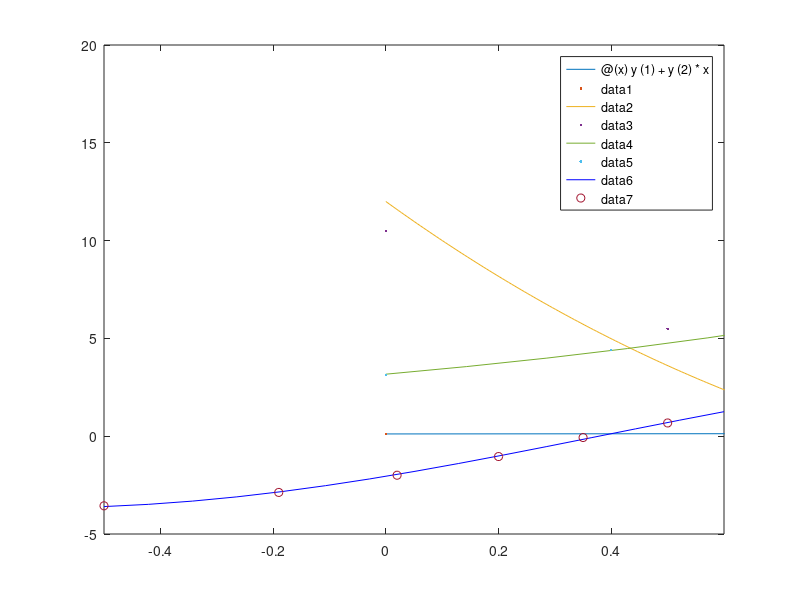

MATLAB code to generate this figure:
%% Ajuste Lineal
b = [0.12; 0.153; 0.17; 0.225; 0.26];
m = [0,2,3,6,7]
A = [1 0; 1 2; 1 3; 1 6; 1 7];
C = A'*A
v = A'*b
y = C\v
g = @(x) y(1)+y(2)*x
fplot(g,[0,8])
hold on
plot(m,b,'.')
%% Ajuste Polinomial de grado 3
n = 0:0.5:5;
w = [10.5; 5.4844; 0; -3.6094; -4.5; -2.9531; 0; 2.9531; 4.5; 3.6094; 0];
for i=1:11
    B(i,1)=n(i)^3;
    B(i,2)=n(i)^2;
    B(i,3)=n(i);
    B(i,4)=1;
end
p = B\w
r = @(x) p(4)+p(3)*x+p(2)*x^2+p(1)*x^3
fplot(r,[0,5])
hold on
plot(n,w,'.')
%% Problema no lineal reducible a lineal
% En este caso haremos un ajuste exponencial
n = 0:0.4:2;
m = [3.1437, 4.4169, 6.0203, 8.6512, 11.0078, 16.2161];
% El ajuste es a una función f(x)=a*exp(b*x)
% Para lo cual aplicaremos ln función inversa a la exponencial
for i=1:6
    L(1,i) = log(m(i));
end
I = L';
for i=1:6
    G(i,1)=1;
    G(i,2)=n(i);
end
t = G\I;
a=exp(t(1));
b=t(2);
h = @(x) a*exp(b*x);
fplot(h,[0,2])
hold on
plot(n,m,'.')
%% Ajuste ejercicio propuesto
x = [-0.5, -0.19, 0.02, 0.2, 0.35, 0.5];
y = [-3.558, -2.874, -1.995, -1.04, -0.068, 0.677];
% Se quiere hacer un ajuste tal que la función sea de la forma
% a*sin(pi*x/2)+b*cos(pi*x/2)
A=[sin(pi*x'/2) cos(pi*x'/2)]
t=A\y'
j = @(x) t(1)*(sin((pi*x)/2))+t(2)*(cos((pi*x)/2))
fplot(j,[-0.5,0.6],'b')
hold on
plot(x,y,'o')
%% Ejercicio anterior como le gusta al ayudante
T = [-0.5 -0.19 0.02 0.2 0.35 0.5;
    -3.558 -2.874 -1.995 -1.04 -0.068 0.677]
phi0 = @(x) sin(pi.*x./2);
phi1 = @(x) cos(pi.*x./2);
a11 = sum(phi0(T(1,:)).^2)
a12 = sum(phi0(T(1,:)).*phi1(T(1,:)))
a22 = sum(phi1(T(1,:)).^2)

A = [a11,a12;a12,a22]
b1 = sum(T(2,:).*phi0(T(1,:)))
b2 = sum(T(2,:).*phi1(T(1,:)))
b = [b1;b2]
x = A\b







